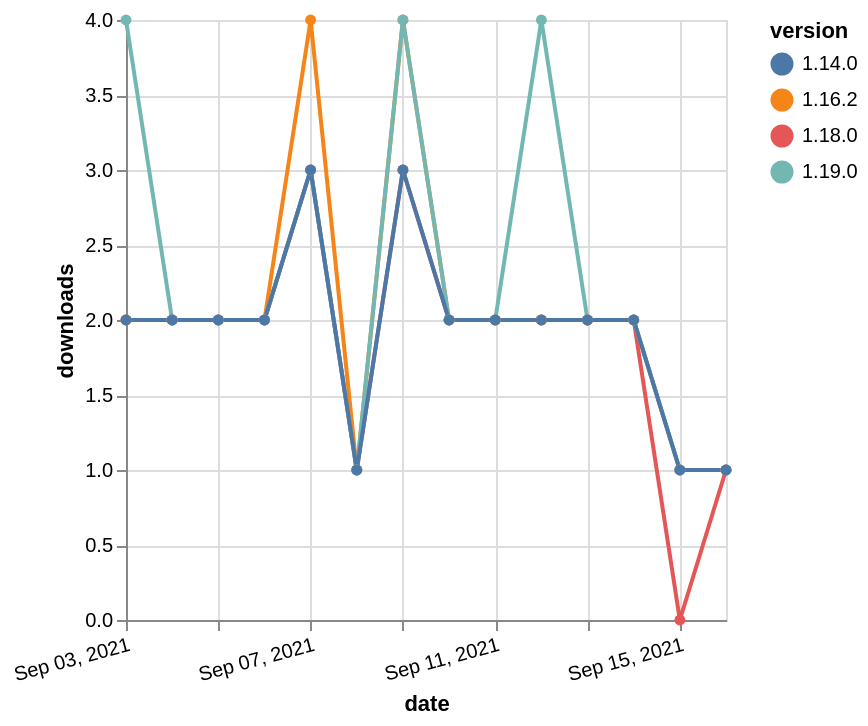

Vega-Lite specification for this chart:
### Vega-Lite specification from a JSON file in a GitHub repository (floating-point values rounded to 4 significant figures)
{"$schema": "https://vega.github.io/schema/vega-lite/v5.json", "description": "A simple bar chart with embedded data.", "data": {"values": [{"date": "2021-09-03", "total": 2047, "delta": 2, "version": "1.18.0"}, {"date": "2021-09-04", "total": 2049, "delta": 2, "version": "1.18.0"}, {"date": "2021-09-05", "total": 2051, "delta": 2, "version": "1.18.0"}, {"date": "2021-09-06", "total": 2053, "delta": 2, "version": "1.18.0"}, {"date": "2021-09-07", "total": 2056, "delta": 3, "version": "1.18.0"}, {"date": "2021-09-08", "total": 2057, "delta": 1, "version": "1.18.0"}, {"date": "2021-09-09", "total": 2060, "delta": 3, "version": "1.18.0"}, {"date": "2021-09-10", "total": 2062, "delta": 2, "version": "1.18.0"}, {"date": "2021-09-11", "total": 2064, "delta": 2, "version": "1.18.0"}, {"date": "2021-09-12", "total": 2066, "delta": 2, "version": "1.18.0"}, {"date": "2021-09-13", "total": 2068, "delta": 2, "version": "1.18.0"}, {"date": "2021-09-14", "total": 2070, "delta": 2, "version": "1.18.0"}, {"date": "2021-09-15", "total": 2070, "delta": 0, "version": "1.18.0"}, {"date": "2021-09-16", "total": 2071, "delta": 1, "version": "1.18.0"}, {"date": "2021-09-03", "total": 2549, "delta": 2, "version": "1.16.2"}, {"date": "2021-09-04", "total": 2551, "delta": 2, "version": "1.16.2"}, {"date": "2021-09-05", "total": 2553, "delta": 2, "version": "1.16.2"}, {"date": "2021-09-06", "total": 2555, "delta": 2, "version": "1.16.2"}, {"date": "2021-09-07", "total": 2559, "delta": 4, "version": "1.16.2"}, {"date": "2021-09-08", "total": 2560, "delta": 1, "version": "1.16.2"}, {"date": "2021-09-09", "total": 2564, "delta": 4, "version": "1.16.2"}, {"date": "2021-09-10", "total": 2566, "delta": 2, "version": "1.16.2"}, {"date": "2021-09-11", "total": 2568, "delta": 2, "version": "1.16.2"}, {"date": "2021-09-12", "total": 2570, "delta": 2, "version": "1.16.2"}, {"date": "2021-09-13", "total": 2572, "delta": 2, "version": "1.16.2"}, {"date": "2021-09-14", "total": 2574, "delta": 2, "version": "1.16.2"}, {"date": "2021-09-15", "total": 2575, "delta": 1, "version": "1.16.2"}, {"date": "2021-09-16", "total": 2576, "delta": 1, "version": "1.16.2"}, {"date": "2021-09-03", "total": 1645, "delta": 4, "version": "1.19.0"}, {"date": "2021-09-04", "total": 1647, "delta": 2, "version": "1.19.0"}, {"date": "2021-09-05", "total": 1649, "delta": 2, "version": "1.19.0"}, {"date": "2021-09-06", "total": 1651, "delta": 2, "version": "1.19.0"}, {"date": "2021-09-07", "total": 1654, "delta": 3, "version": "1.19.0"}, {"date": "2021-09-08", "total": 1655, "delta": 1, "version": "1.19.0"}, {"date": "2021-09-09", "total": 1659, "delta": 4, "version": "1.19.0"}, {"date": "2021-09-10", "total": 1661, "delta": 2, "version": "1.19.0"}, {"date": "2021-09-11", "total": 1663, "delta": 2, "version": "1.19.0"}, {"date": "2021-09-12", "total": 1667, "delta": 4, "version": "1.19.0"}, {"date": "2021-09-13", "total": 1669, "delta": 2, "version": "1.19.0"}, {"date": "2021-09-14", "total": 1671, "delta": 2, "version": "1.19.0"}, {"date": "2021-09-15", "total": 1672, "delta": 1, "version": "1.19.0"}, {"date": "2021-09-16", "total": 1673, "delta": 1, "version": "1.19.0"}, {"date": "2021-09-03", "total": 3342, "delta": 2, "version": "1.14.0"}, {"date": "2021-09-04", "total": 3344, "delta": 2, "version": "1.14.0"}, {"date": "2021-09-05", "total": 3346, "delta": 2, "version": "1.14.0"}, {"date": "2021-09-06", "total": 3348, "delta": 2, "version": "1.14.0"}, {"date": "2021-09-07", "total": 3351, "delta": 3, "version": "1.14.0"}, {"date": "2021-09-08", "total": 3352, "delta": 1, "version": "1.14.0"}, {"date": "2021-09-09", "total": 3355, "delta": 3, "version": "1.14.0"}, {"date": "2021-09-10", "total": 3357, "delta": 2, "version": "1.14.0"}, {"date": "2021-09-11", "total": 3359, "delta": 2, "version": "1.14.0"}, {"date": "2021-09-12", "total": 3361, "delta": 2, "version": "1.14.0"}, {"date": "2021-09-13", "total": 3363, "delta": 2, "version": "1.14.0"}, {"date": "2021-09-14", "total": 3365, "delta": 2, "version": "1.14.0"}, {"date": "2021-09-15", "total": 3366, "delta": 1, "version": "1.14.0"}, {"date": "2021-09-16", "total": 3367, "delta": 1, "version": "1.14.0"}]}, "width": "container", "mark": {"type": "line", "point": {"filled": true}}, "encoding": {"x": {"field": "date", "type": "temporal", "timeUnit": "yearmonthdate", "title": "date", "axis": {"labelAngle": -15}}, "y": {"field": "delta", "type": "quantitative", "title": "downloads"}, "color": {"field": "version", "type": "nominal"}, "tooltip": {"field": "delta"}}}
